Frame 1 (no input): blank canvas, image omitted
Frame 60 (the mouse pressed at the canvas centre just before this capture): blank canvas, image omitted
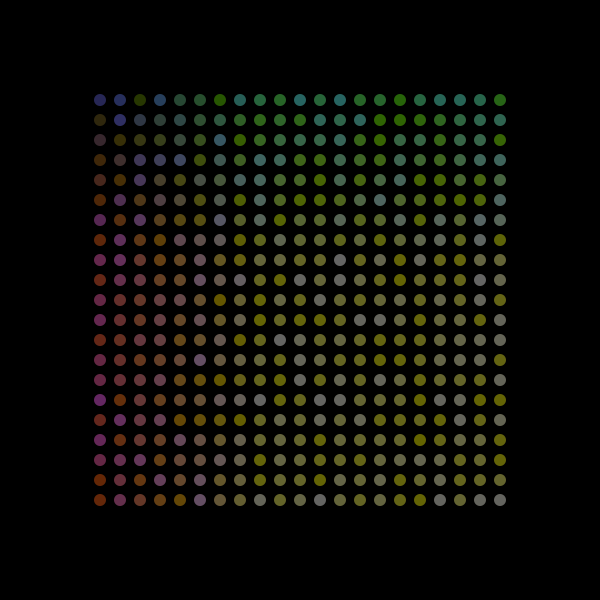
Frame 120 (the mouse held since frame 60 and released just before this capture)

The Processing sketch whose frames 1 and 60 were blank and that drew this single picture after the mouse press (run headless with seeded random() and noise(); from frame 60 on, the mouse is pressed at the canvas centre):

// Processing sketch: processing_139730
// ── processing_139730.pde

void setup() {
  size(600, 600);
 
  smooth();
}
 
void draw() {
  background(0);
  int i = 100;
  while ( i <= 500 ) {
    int j = 100;
    while ( j <= 500 ) {
 
        noStroke();
        fill(i, j,random(0,255), 100);
        ellipse(j,i, map(mouseX,0,500,0,20), map(mouseX,0,500,0,20)); 
        j = j +20;
      }
    i = i + 20;
  }
}
